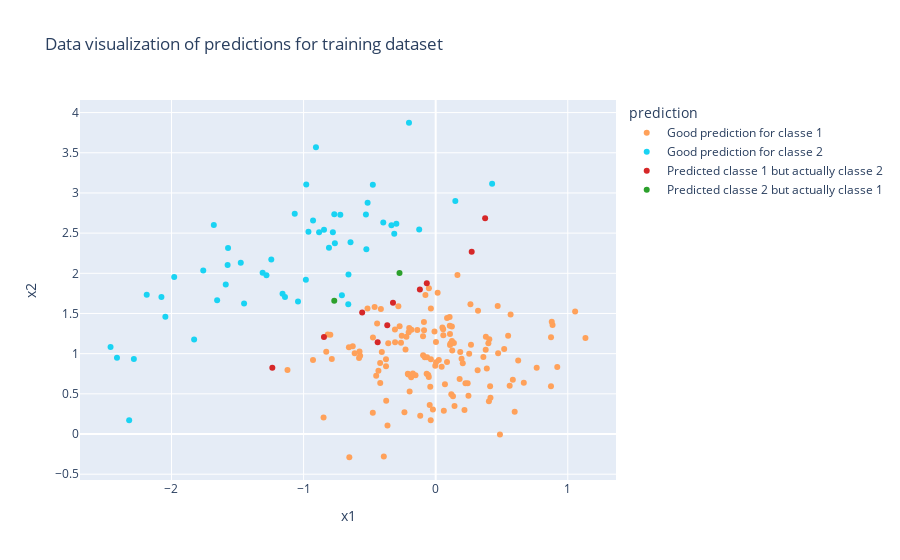

Notebook cell for this chart:
### Code cell
fig_prediction_test = px.scatter(pd.DataFrame(dict(prediction=classes_pred_test, x1 = synth_test[:,1], x2 = synth_test[:,2])),x='x1', y='x2', color='prediction', 
           title = 'Data visualization of predictions for training dataset',
            color_discrete_map=color_map)
fig_prediction_test.show()

### Figure 1 — Plotly figure (JSON) as saved in the notebook; plotly's stock layout.template omitted (floating-point values rounded to 4 significant figures; data arrays with more than 128 entries replaced by an {"elided": "..."} marker saying what was removed)
{"data": [{"hovertemplate": "prediction=Good prediction for classe 1<br>x1=%{x}<br>x2=%{y}<extra></extra>", "legendgroup": "Good prediction for classe 1", "marker": {"color": "#FFA15A", "symbol": "circle"}, "mode": "markers", "name": "Good prediction for classe 1", "orientation": "v", "showlegend": true, "type": "scatter", "x": {"elided": "136 float values"}, "xaxis": "x", "y": {"elided": "136 float values"}, "yaxis": "y"}, {"hovertemplate": "prediction=Good prediction for classe 2<br>x1=%{x}<br>x2=%{y}<extra></extra>", "legendgroup": "Good prediction for classe 2", "marker": {"color": "#19d3f3", "symbol": "circle"}, "mode": "markers", "name": "Good prediction for classe 2", "orientation": "v", "showlegend": true, "type": "scatter", "x": [-1.067, -0.5249, -0.3137, -1.476, -0.7633, -0.9632, -0.8454, -0.5155, -1.572, -0.2978, -0.4758, -1.589, -0.5282, -0.7676, -2.32, -1.98, -1.829, -0.3969, -1.759, -0.9799, -1.141, -0.6617, -0.9285, -0.9828, -0.8079, -0.9064, -1.245, -0.6447, -0.125, -2.046, -0.7784, -2.413, -1.575, -1.68, -0.335, -0.7219, -2.076, -2.188, -0.6602, -1.31, -1.281, -2.285, -0.71, 0.4271, -1.042, -1.45, 0.1487, -1.654, -0.8825, -0.2022, -2.461, -1.159], "xaxis": "x", "y": [2.742, 2.298, 2.493, 2.131, 2.375, 2.519, 2.542, 2.878, 2.314, 2.617, 3.102, 1.86, 2.733, 2.736, 0.1712, 1.952, 1.176, 2.632, 2.036, 3.104, 1.705, 1.614, 2.656, 1.918, 2.318, 3.569, 2.173, 2.386, 2.544, 1.459, 2.51, 0.9503, 2.104, 2.602, 2.596, 2.727, 1.706, 1.734, 1.985, 2.008, 1.975, 0.9339, 1.727, 3.113, 1.65, 1.623, 2.901, 1.663, 2.51, 3.873, 1.082, 1.746], "yaxis": "y"}, {"hovertemplate": "prediction=Predicted classe 1 but actually classe 2<br>x1=%{x}<br>x2=%{y}<extra></extra>", "legendgroup": "Predicted classe 1 but actually classe 2", "marker": {"color": "#D62728", "symbol": "circle"}, "mode": "markers", "name": "Predicted classe 1 but actually classe 2", "orientation": "v", "showlegend": true, "type": "scatter", "x": [-1.237, -0.0674, -0.4393, -0.8458, 0.3742, 0.2726, -0.3233, -0.5566, -0.1197, -0.3665], "xaxis": "x", "y": [0.8232, 1.875, 1.143, 1.206, 2.685, 2.267, 1.635, 1.513, 1.797, 1.354], "yaxis": "y"}, {"hovertemplate": "prediction=Predicted classe 2 but actually classe 1<br>x1=%{x}<br>x2=%{y}<extra></extra>", "legendgroup": "Predicted classe 2 but actually classe 1", "marker": {"color": "#2CA02C", "symbol": "circle"}, "mode": "markers", "name": "Predicted classe 2 but actually classe 1", "orientation": "v", "showlegend": true, "type": "scatter", "x": [-0.274, -0.7678], "xaxis": "x", "y": [2.004, 1.658], "yaxis": "y"}], "layout": {"legend": {"title": {"text": "prediction"}, "tracegroupgap": 0}, "title": {"text": "Data visualization of predictions for training dataset"}, "xaxis": {"anchor": "y", "domain": [0, 1], "title": {"text": "x1"}}, "yaxis": {"anchor": "x", "domain": [0, 1], "title": {"text": "x2"}}}}
